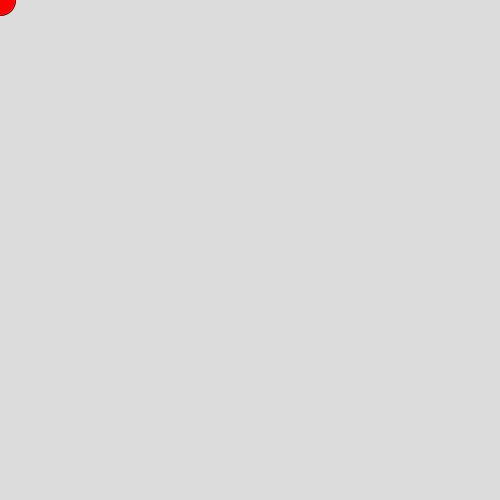
Frame 1 (no input)
Frame 60 (the mouse pressed at the canvas centre just before this capture): identical to frame 1, image omitted
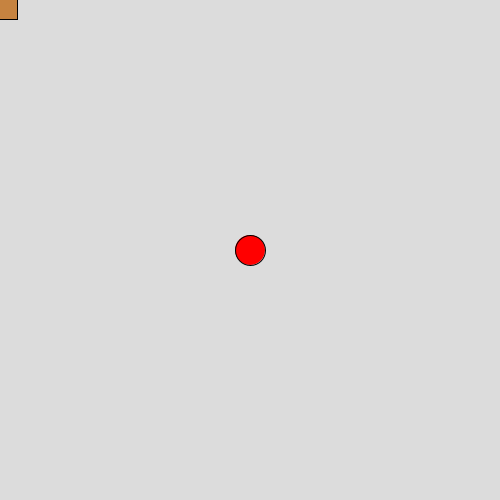
Frame 120 (the mouse held since frame 60 and released just before this capture)

The Processing sketch that drew these frames (run headless with seeded random() and noise(); from frame 60 on, the mouse is pressed at the canvas centre):

// Processing sketch: Ejercicio16
// ── Ejercicio16.pde
float x1 = 1, y1 = 1, x2 = 2, y2 = 4;
float distLimite = 200;
public void setup(){
 size(500,500);
 noCursor();
 
float coordX = x2 - x1;
float coordY = y2 - y1;
float distancia = sqrt(pow(coordX,2) + (pow(coordY,2)));
 println("La distancia entre Link y el Tesoro",distancia);

}
public void draw(){
  background(220);

  x1 = mouseX;
  y1 = mouseY;

  dibujarLink();

  float linkTesoro = dist(x2, y2, x1, y1);

  if (linkTesoro > distLimite) {
    dibujarTesoro();
    println(linkTesoro);
  }
}

public void dibujarLink(){
  fill(255, 0, 0);
  ellipse(x1, y1, 30, 30);
}

public void dibujarTesoro(){
  fill(198, 131, 64);
  rectMode(CENTER);
  rect(x2, y2, 30, 30);
}
